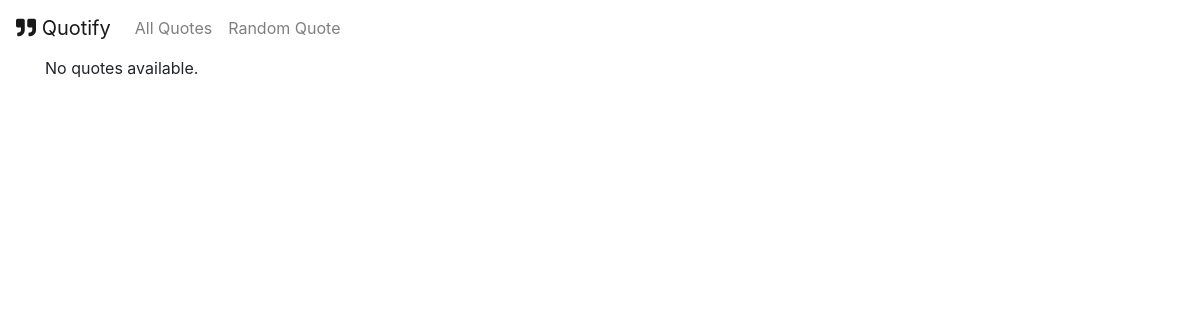
Page /quotes/ on the earlier database version.
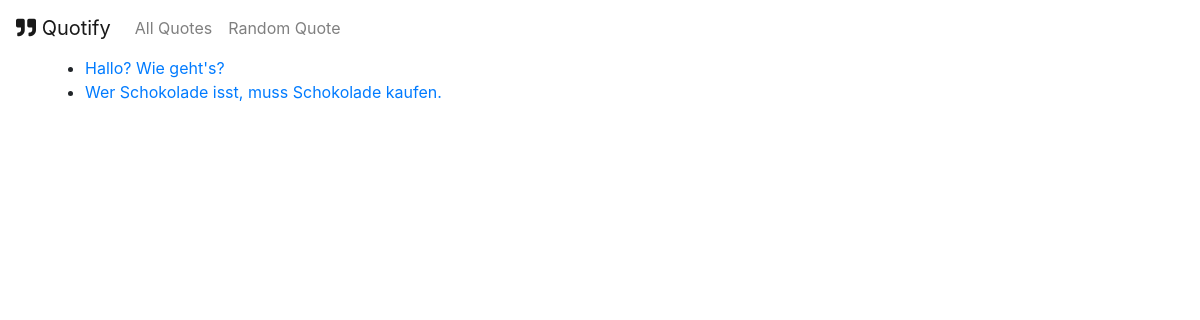
Same page on the later database version.
### quotes/models.py (models this page shows, shortened)
class Quote(models.Model):
    quote_text = models.CharField(max_length=1000)
    pub_date = models.DateTimeField('date published', auto_now=True)
    likes = models.IntegerField(default=0)

### quotes/views.py (the view)
# urls.py: path('', views.IndexView.as_view(), name='index'),
class IndexView(generic.ListView):
    template_name = 'quotes/index.html'
    context_object_name = 'quote_list'
    def get_queryset(self):
        return Quote.objects.all().order_by('-pub_date')

### quotes/templates/quotes/index.html
{% extends 'quotes/base.html' %}
{% block content %}
    {% if quote_list %}
    <ul>
    {% for quote in quote_list %}
        <li><a href="{% url 'quotes:detail' quote.id %}">{{ quote.quote_text }}</a></li>
    {% endfor %}
    </ul>
    {% else %}
        <p>No quotes available.</p>
    {% endif %}
{% endblock %}

### quotes/templates/quotes/base.html (shortened to what this page needs)
<!DOCTYPE html>
<html lang="en">
<head>
    <link rel="stylesheet" href="https://stackpath.bootstrapcdn.com/bootstrap/4.5.0/css/bootstrap.min.css">
    <link rel="stylesheet" href="https://use.fontawesome.com/releases/v5.13.0/css/all.css">
</head>
<body>
    <nav class="navbar navbar-expand-lg navbar-light">
        <a class="navbar-brand" href="{% url 'quotes:index' %}">
            <i class="fas fa-quote-right"></i>
            Quotify
        </a>
        <div class="collapse navbar-collapse" id="navbarNav">
            <ul class="navbar-nav">
                <li class="nav-item">
                    <a class="nav-link" href="{% url 'quotes:index' %}">All Quotes</a>
                </li>
                <li class="nav-item">
                    <a class="nav-link" href="{% url 'quotes:random' %}">Random Quote</a>
                </li>
            </ul>
        </div>
    </nav>
    <div class="content container">
        {% block content %}
        {% endblock %}
    </div>
</body>
</html>

Differences in the rows shown:
added Quote: quote_text "Hallo? Wie geht's?"
added Quote: quote_text "Wer Schokolade isst, muss Schokolade kaufen."
Other differences:
text no longer shown: "No quotes available."
